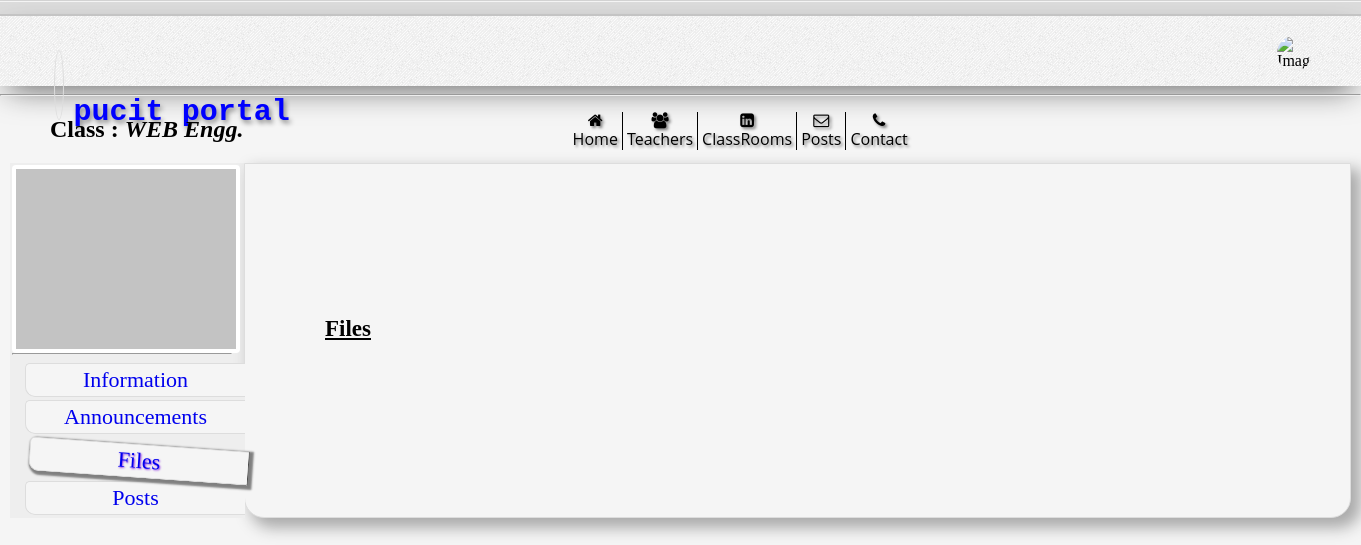
The app's page /PHP/Classrooms_HTML/ClassRooms_Files.php?class=5, older data.
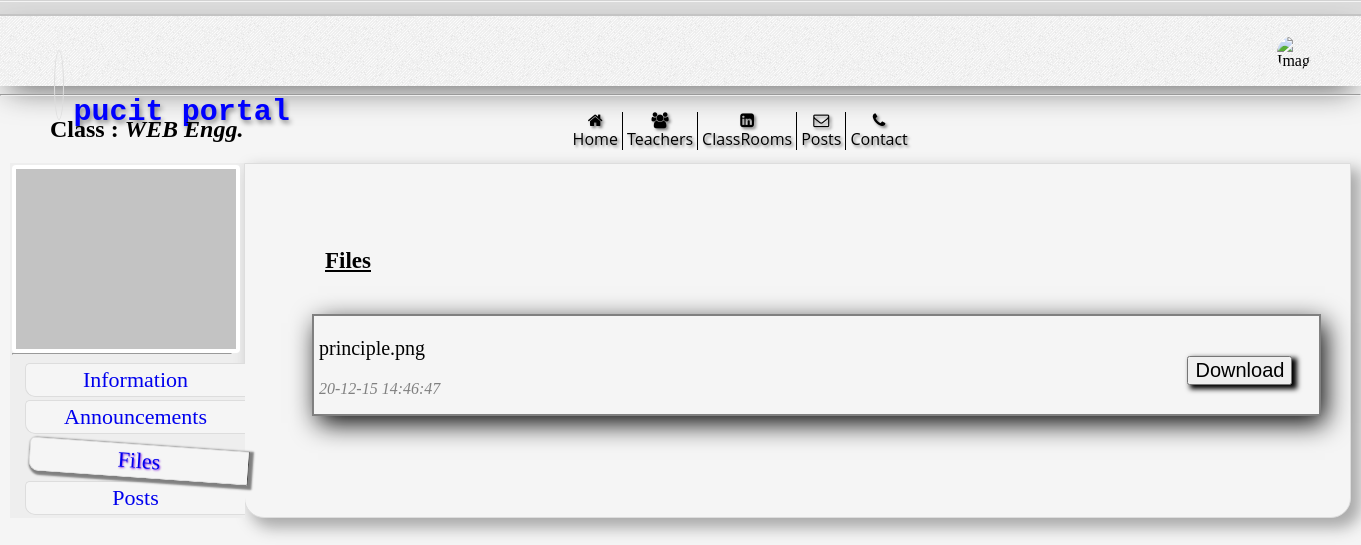
The same page, newer data.
### tables this page shows
CREATE TABLE `files` (
  `classId` int(4) unsigned NOT NULL,
  `file` varchar(45) DEFAULT ' ',
  `uploadTime` datetime DEFAULT CURRENT_TIMESTAMP,
  `path` varchar(45) DEFAULT NULL
);

### PHP/Classrooms_HTML/ClassRooms_Files.php (the view)
        <?php
            include ('head.php');
            include ('../header.php');
            include ('classbodyhead.php');
        ?>
<?php $c=$_REQUEST['class']; ?>
<ul id="sub-nav" class="sub_child_content" style="min-width: 220px;position: relative;left: 13px;">
                        <li><a href=<?php echo '"ClassRooms_Info.php?class='.$c.'"' ?> >Information </a></li>
                        <li><a href=<?php echo '"ClassRooms_Announcements.php?class='.$c.'"' ?> >Announcements</a></li>
                        <li class="li_active"><a href=<?php echo '"ClassRooms_Files.php?class='.$c.'"' ?>>Files</a></li>
                        <li><a href=<?php echo '"ClassRooms_Posts.php?class='.$c.'"' ?>>Posts</a></li>
                    </ul>
                    </div>
                    <div id="Announcements" class="sub_main_content sub_child_content">
                        <h3>Files</h3>
                        <table cellpadding=15 style="width:100%;">
                            <?php
                            $sql = 'select path,DATE_FORMAT(uploadTime,"%d-%m-%y %H:%i:%s") as ut,file from files where classId = '.$_REQUEST['class'].' order by uploadTime desc;';
        $res = $db->query($sql);
        while($row = $res->fetch(PDO::FETCH_ASSOC))
        {
                                    echo '<tr><td><div style="box-shadow: 5px 8px 25px -1px black;padding-left: 5px;padding-top: 1px;border: 2px solid grey;display: inline-block;width: 1000px;">
                                    <div style="width:79%;float:left;">
                                <p style="font-size: 20px;"><a>'.$row['file'].'</a><br></p>
                                <p style="color:grey;"><i>'.$row['ut'].'</i></p>
                                </div><div style="width:19%;float:right;">
                                <form action="download.php">
                                <input type="hidden" name="class" value='.$c.'>
                                <input type="hidden" name="file_dwn" value="'.$row['path'].'">
                                <input type="hidden" name="file_name" value="'.$row['file'].'">
                                <input type="hidden" name="redirect" value="ClassRooms_Files_TA_Teacher.php">
                                <input type="submit" name="dwn" value="Download" class="btnClass" style="position: relative;top: 39px;">
                                </form></div>
                            </div></td></tr>';
                                }
                            ?>
                        </table>
                    </div>
                </div>
            </div>
        </div>
    </body>
</html>

Row changes from the older to the newer data that the page shows:
added files: file "principle.png", ut "20-12-15 14:46:47"
